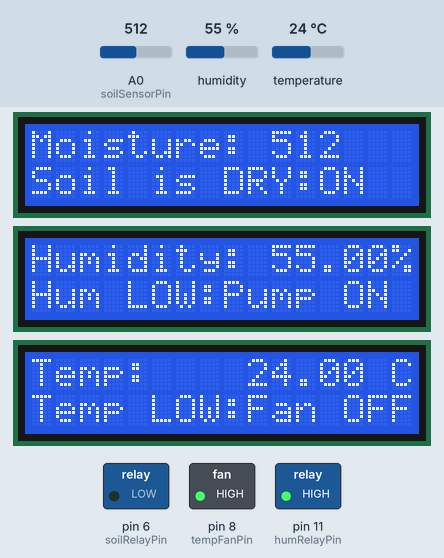
A sketch run on a simulated Arduino Uno, built with avr-gcc and run on an emulated ATmega328P. Parts: 3 × 16×2 character LCD, switched loads named in the sketch (green lamp = pin HIGH). The inputs (shaded band) are chosen by the test bench; at power-on: humidity 55 %, A0 (soilSensorPin) = 512, temperature 24 °C. What the sketch prints to the serial monitor is not drawn.

Above: at 10.4 s.
10.5 s: humidity set to 79 %
At 12.8 s:
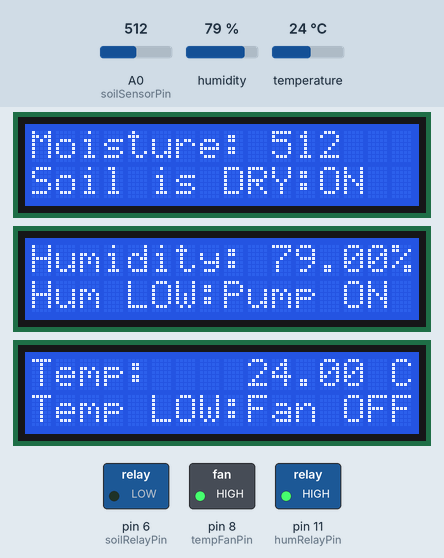
13.1 s: humidity set to 82 %
At 14.7 s:
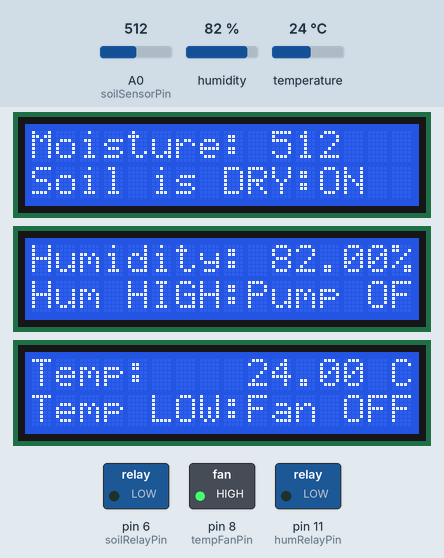
15.0 s: A0 (soilSensorPin) set to 483
At 15.8 s:
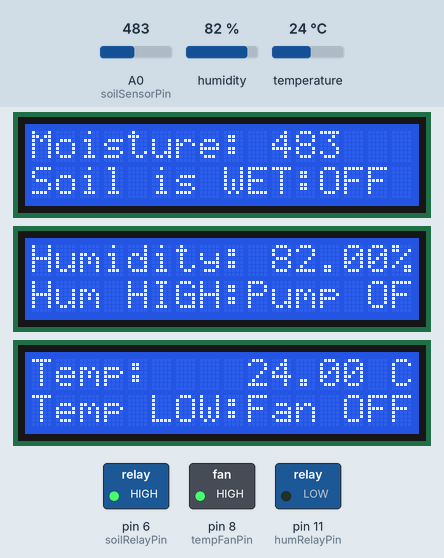
16.6 s: temperature set to 27.3 °C
At 18.5 s:
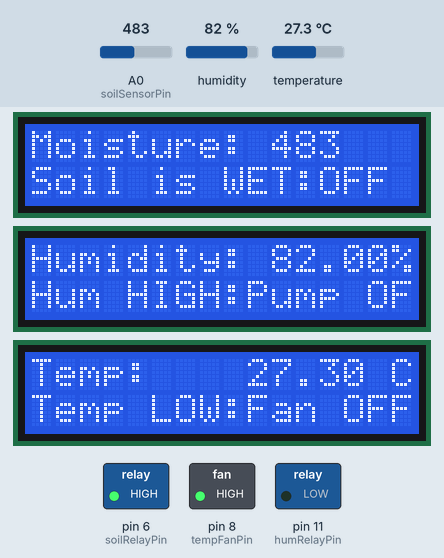
19.2 s: temperature set to 28.8 °C
At 21.0 s:
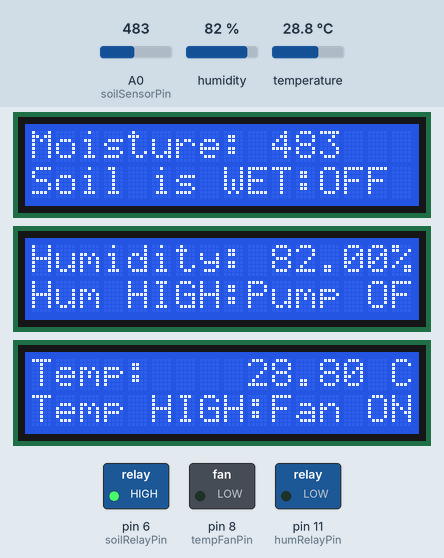
21.3 s: A0 (soilSensorPin) set to 0
At 23.0 s:
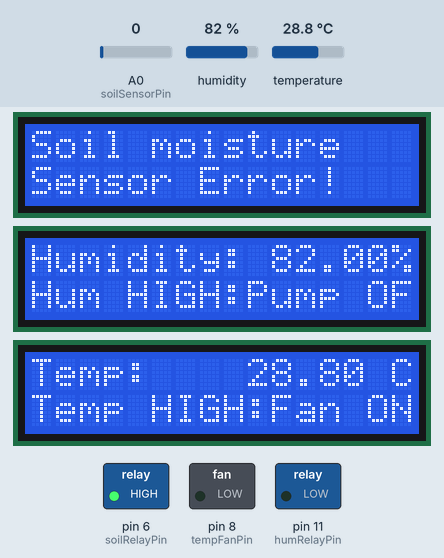
Timing chart, 0 to 24.1 s (numbered marks = the images above; inputs shaded):
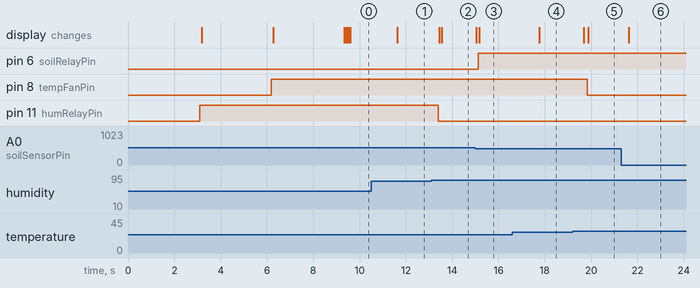

Measured:
- the behaviour switches between 80 and 81 % on humidity (found by bisection; images 1 and 2)
- the behaviour switches between 500 and 499 on A0 (soilSensorPin) (found by bisection; images 2 and 3)
- the behaviour switches between 27.9 and 28 °C on temperature (found by bisection; images 4 and 5)
- after the input at 10.5 s, the display: changes after 1.1 s (image 1)
- after the input at 13.1 s, pin 11 (humRelayPin): HIGH → LOW after 0.29 s; the display: first changes after 0.33 s (image 2 shows a later state)
- after the input at 15.0 s, pin 6 (soilRelayPin): LOW → HIGH after 0.14 s; the display: first changes at once (image 3 shows a later state)
- after the input at 16.6 s, the display: changes after 1.2 s (image 4)
- after the input at 19.2 s, pin 8 (tempFanPin): HIGH → LOW after 0.64 s; the display: first changes after 0.48 s (image 5 shows a later state)
- after the input at 21.3 s, the display: changes after 0.34 s (image 6)

The sketch:

SoilTempHumwithLCD.ino
```cpp
#include <DHT.h>
#include <Wire.h>
#include <LiquidCrystal_I2C.h>

LiquidCrystal_I2C tempLCD(0x25, 16, 2);  // Temperature display
LiquidCrystal_I2C humLCD(0x26, 16, 2);   // Humidity display
LiquidCrystal_I2C soilLCD(0x27, 16, 2);  // Soil moisture display

//Define sensor pins
int soilSensorPin = A0; // Soil moisture sensor analog pin
int dht22SensorPin = 3; // DHT22 sensor digital pin

//Define output pins
int soilRelayPin = 6; //S Relay control digital pin
int humRelayPin = 11; //H Relay control digital pin
int tempFanPin = 8; //T Relay control digital pin

//Define sensor values and standerd values
int moistureValue = 0;       // Variable to store sensor value
int standardMoisture = 500;  // Adjust this depending on soil (0-1023)

double tempValue = 0;         // Variable to store sensor value
double standardTemp = 28.00;  // Adjust this depending on temp

double humValue = 0;        // Variable to store sensor value
double standardHum = 80.0;  // Adjust this depending on Hum

#define DHTTYPE DHT22
DHT dht(dht22SensorPin, DHTTYPE);

#define LCD_MOVERIGHT 0x04

void setup() {
  Serial.begin(9600);

  Wire.begin();  // Initialize I2C communication

  pinMode(soilSensorPin, INPUT);  //Soil moisture sensor pin as input
  pinMode(soilRelayPin, OUTPUT);  // Relay pin as output

  pinMode(dht22SensorPin, INPUT);  //DHT22 sensor pin as input
  pinMode(tempFanPin, OUTPUT);     // Relay pin as output
  pinMode(humRelayPin, OUTPUT);    // Relay pin as output

  digitalWrite(soilRelayPin, LOW);
  Serial.println("Soil Moisture Monitoring...");
  soilLCD.init();
  soilLCD.backlight();
  soilLCD.setCursor(0, 0);
  soilLCD.print("Soil Moisture");
  soilLCD.setCursor(0, 1);
  soilLCD.print("Monitoring...");
  delay(3000);
  soilLCD.clear();

  digitalWrite(humRelayPin, HIGH);
  Serial.println("Humidity Monitoring...");
  humLCD.init();
  humLCD.backlight();
  humLCD.setCursor(0, 0);
  humLCD.print("Humidity ");
  humLCD.setCursor(0, 1);
  humLCD.print("Monitoring...");
  delay(3000);
  humLCD.clear();

  digitalWrite(tempFanPin, HIGH);
  Serial.println("Temperature Monitoring...");
  tempLCD.init();
  tempLCD.backlight();
  tempLCD.setCursor(0, 0);
  tempLCD.print("Temperature");
  tempLCD.setCursor(0, 1);
  tempLCD.print("Monitoring...");
  delay(3000);
  tempLCD.clear();

  dht.begin();
}

void loop() {
  Serial.println("--------------------------------------------------------");
  // Read moisture level
  moistureValue = analogRead(soilSensorPin);

  //Check if soil moisture sensor readings are valid
  if (moistureValue == 1023 || moistureValue == 0) {
    Serial.println("Soil moisture sensor may be disconnected!");
    soilLCD.setCursor(0, 0);
    soilLCD.print("Soil moisture ");
    soilLCD.setCursor(0, 1);
    soilLCD.print("Sensor Error!      ");
    return;

  } else {

    //Print values
    Serial.print("Moisture:");
    Serial.println(moistureValue);

    soilLCD.setCursor(0, 0);
    soilLCD.print("Moisture:");
    soilLCD.setCursor(10, 0);
    soilLCD.print(moistureValue);
    soilLCD.setCursor(13, 0);
  }
  //---------------------------------------------------------

  // Check Temp and hum readings are valid

  tempValue = dht.readTemperature();
  humValue = dht.readHumidity();

  if (false) {
    Serial.println("DHT22 sensor may be disconnected!");
    tempLCD.setCursor(0, 0);
    tempLCD.print("DHT22 Error!      ");
    delay(1000);

    humLCD.setCursor(0, 0);
    humLCD.print("DHT22 Error!      ");
    delay(1000);
    return;

  } else {
    // Print values
    Serial.print("Temperature: ");
    Serial.print(tempValue);
    Serial.println("°C");

    tempLCD.setCursor(0, 0);
    tempLCD.print("Temp:");
    tempLCD.setCursor(9, 0);
    tempLCD.print(tempValue);
    tempLCD.setCursor(15, 0);
    tempLCD.print("C");

    Serial.print("Humidity: ");
    Serial.print(humValue);
    Serial.println("%");

    humLCD.setCursor(0, 0);
    humLCD.print("Humidity:");
    humLCD.setCursor(10, 0);
    humLCD.print(humValue);
    humLCD.setCursor(15, 0);
    humLCD.println("%");

    Serial.println("---------------------------------------------------------");

    // Check soil condition
    if (moistureValue < standardMoisture) {

      // Soil is wet
      digitalWrite(soilRelayPin, HIGH);
      Serial.println("Soil is WET: Pump OFF");

      soilLCD.setCursor(0, 1);
      soilLCD.println("Soil is WET:OFF ");

    } else {
      // Soil is dry
      digitalWrite(soilRelayPin, LOW);  // Turn pump OFF
      Serial.println("Soil is DRY : Pump ON");

      soilLCD.setCursor(0, 1);
      soilLCD.println("Soil is DRY:ON  ");
    }

    Serial.println("---------------------------------------------------------");
    // Read temperature level
    tempValue = dht.readTemperature();

    // Check temperature condition
    if (tempValue < standardTemp) {
      // Temperature is Low
      digitalWrite(tempFanPin, HIGH);  // Turn fan OFF
      Serial.println("Temperature is LOW :Fan OFF");

      tempLCD.setCursor(0, 1);
      tempLCD.print("Temp LOW:Fan OFF");
    } else {

      //Temperature is High
      digitalWrite(tempFanPin, LOW);  // Turn fan ON
      Serial.println("Temperature is HIGH :Fan ON");
      tempLCD.setCursor(0, 1);
      tempLCD.print("Temp HIGH:Fan ON");
    }
    Serial.println("---------------------------------------------------------");
    // Read humidity level
    humValue = dht.readHumidity();

    // Check humidity condition
    if (humValue > standardHum) {
      // Humidty is high
      digitalWrite(humRelayPin, LOW);  // Turn pump OFF
      Serial.println("Humidity is HIGH :Pump OFF");

      humLCD.setCursor(0, 1);
      humLCD.print("Hum HIGH:Pump OFF");
    } else {
      // Humidity is low
      digitalWrite(humRelayPin, HIGH);  // Turn pump ON
      Serial.println("Humidity is LOW :Pump ON");

      humLCD.setCursor(0, 1);
      humLCD.print("Hum LOW:Pump ON");
    }
  }
}
```
